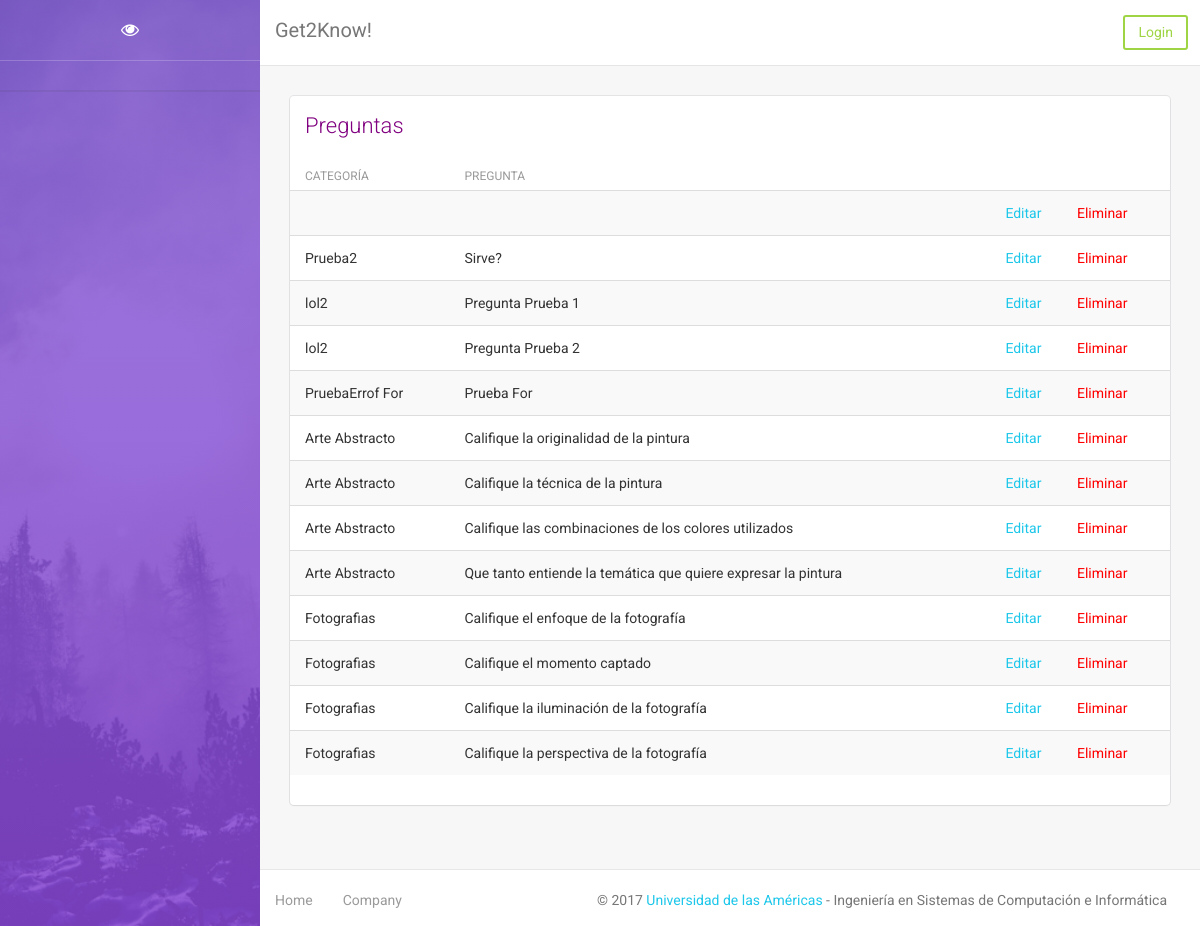
Page /index.php/pregunta_ctrl/obtenerPreguntaC on the committed database.
### tables this page shows
CREATE TABLE `tblpregunta` (
  `idPregunta` int(11) NOT NULL,
  `idCategoria` int(11) NOT NULL,
  `PreguntaC` varchar(150) NOT NULL
);

CREATE TABLE `tblcategoria` (
  `idCategoria` int(11) NOT NULL,
  `NomCategoria` varchar(15) NOT NULL,
  `Esmusica` bit(1) NOT NULL DEFAULT b'0'
);

### application/controllers/pregunta_ctrl.php (called while the page is built, shortened)
<?php
class pregunta_ctrl extends CI_Controller {
	function __construct(){
		$this->load->helper('form');
		$this->load->model('pregunta_model');
	}
	public function obtenerPreguntaC(){
		$data['Preguntas'] = $this->pregunta_model->obtenerPreguntaM();
		$this->load->model('categoria_model', 'c');
		$this->load->view('Vista/MostPregunta_view',$data);
	}
}

### index.php (called while the page is built, shortened)
<?php
require_once BASEPATH.'core/CodeIgniter.php';

### application/models/pregunta_model.php (called while the page is built, shortened)
<?php
class pregunta_model extends CI_Model{
	function obtenerPreguntaM(){
		$query = $this->db->get('tblpregunta');
		if($query->num_rows() > 0) return $query->result_array();
		else return false;
	}
}
?>

### application/models/categoria_model.php (called while the page is built, shortened)
<?php
class categoria_model extends CI_Model{
	function obtenerCategoriaParaDropdownM(){
		$query = $this->db->get('tblcategoria');
		if($query->num_rows() > 0) return $query->result();
		else return false;
	}
}
?>

### application/views/Vista/MostPregunta_view.php (the view, shortened to what this page needs)
<!doctype html>
	<html lang="en">
	<head>
			<link rel="stylesheet" href="http://localhost/Proyecto/assets/css/bootstrap.min.css"); />
			<link rel="stylesheet" href="http://localhost/Proyecto/assets/css/animate.min.css"); />
			<link rel="stylesheet" href="http://localhost/Proyecto/assets/css/light-bootstrap-dashboard.css"); />
			<link rel="stylesheet" href="http://localhost/Proyecto/assets/css/demo.css"); />
	    <link href="http://maxcdn.bootstrapcdn.com/font-awesome/4.2.0/css/font-awesome.min.css" rel="stylesheet">
			<link rel="stylesheet" href="http://localhost/Proyecto/assets/css/pe-icon-7-stroke.css"); />
	</head>
	<body>
	<div class="wrapper">
	    <div class="sidebar" data-color="purple" data-image="http://localhost/Proyecto/assets/img/sidebar-5.jpg">
	    	<div class="sidebar-wrapper">
	            <div class="logo">
	                <a href="http://localhost/Proyecto/content_ctrl/MostrarContenido" class="simple-text">
	                    <i class="fa fa-eye"></i>
	                </a>
	            </div>
	    	</div>
	    </div>
	    <div class="main-panel">
	        <nav class="navbar navbar-default navbar-fixed">
	            <div class="container-fluid">
	                <div class="navbar-header">
	                    <a class="navbar-brand" href="http://localhost/Proyecto/content_ctrl/MostrarContenido">Get2Know!</a>
	                </div>
	                <div class="collapse navbar-collapse">
										<ul class="nav navbar-nav navbar-right">
											<?php
													if($this->session->userdata('is_logged_in'))
													{ ?>
														<li class="dropdown">
		                              <a href="#" class="dropdown-toggle" data-toggle="dropdown">
		                                    Pregunta
		                                    <b class="caret"></b>
		                              </a>
		                              <ul class="dropdown-menu">
		                                <li><a href="http://localhost/Proyecto/pregunta_ctrl/">Crear</a></li>
																		<li><a href="http://localhost/Proyecto/pregunta_ctrl/obtenerPreguntaC">Ver</a></li>
		                              </ul>
		                        </li>
													<li class="dropdown">
	                              <a href="#" class="dropdown-toggle" data-toggle="dropdown">
	                                    Categoría
	                                    <b class="caret"></b>
	                              </a>
	                              <ul class="dropdown-menu">
	                                <li><a href="http://localhost/Proyecto/categoria_ctrl/">Crear</a></li>
																	<li><a href="http://localhost/Proyecto/categoria_ctrl/obtenerCategoriaC">Ver</a></li>
	                              </ul>
	                        </li>
	                        <li class="dropdown">
	                              <a href="#" class="dropdown-toggle" data-toggle="dropdown">
	                                    Mi Arte
	                                    <b class="caret"></b>
	                              </a>
	                              <ul class="dropdown-menu">
	                                <li><a href="http://localhost/Proyecto/content_ctrl/MostrarMiContenido">Ver Mis Artes</a></li>
	                                <li><a href="http://localhost/Proyecto/content_ctrl/">Agregar Nueva Arte</a></li>
	                              </ul>
	                        </li>
	                        <li>
																	<?php echo form_open_multipart('/Login_ctrl/logout');?>
																    	<?= form_submit('','Log Out',"class='btn btn-outline btn-link btn-sm'")?>
																		<?= form_close() ?>
	                        </li>
											<?php } else { ?>
												<li>
																<?php echo form_open_multipart('/Login_ctrl');?>
																		<?= form_submit('','Login',"class='btn btn-lg btn-success btn-block btn-sm'")?>
																	<?= form_close() ?>
												</li>
												<?php } ?>
										</ul>
	                </div>
	            </div>
	        </nav>
	        <div class="content">
							<div class="container-fluid">
	                <div class="row">
	                    <div class="col-md-12">
	                        <div class="card">
	                            <div class="header">
	                                <h4 class="title" style="color:purple">Preguntas</h4>
	                            </div>
	                            <div class="content table-responsive table-full-width">
	                                <table class="table table-hover table-striped">
	                                    <thead>
																					<th>Categoría</th>
																					<th>Pregunta</th>
	                                    </thead>
	                                    <tbody>
																				<?php
																					foreach($Preguntas as $Pregunta)  {
																				?>
																						<td>
																							<?php foreach ($this->c->obtenerCategoriaParaDropdownM() as $categories) {
																								if ($categories->idCategoria==$Pregunta['idCategoria']){ ?>
																									<?php echo $categories->NomCategoria; ?>
																							<?php  } } ?>
																						</td>
																						<td><?php echo $Pregunta['PreguntaC']; ?></td>
																						<td>
																							<a href="<?php echo site_url('pregunta_ctrl/EditarPreguntaC/'.$Pregunta['idPregunta']); ?>">Editar</a>
																						</td>
																						<td>
																							<a href="<?php echo site_url('pregunta_ctrl/borrarPreguntaC/'.$Pregunta['idPregunta']); ?>" style="color:red">Eliminar</a>
																						</td>
																				<?php
																					}
																				?>
	                                    </tbody>
	                                </table>
	                            </div>
	                        </div>
	                    </div>
	                </div>
	            </div>
	        </div>
	        <footer class="footer">
	            <div class="container-fluid">
	                <nav class="pull-left">
	                    <ul>
	                        <li>
	                            <a href="http://localhost/Proyecto/content_ctrl/MostrarContenido">
	                                Home
	                            </a>
	                        </li>
	                        <li>
	                            <a href="http://www.udla.edu.ec">
	                                Company
	                            </a>
	                        </li>
	                    </ul>
	                </nav>
	                <p class="copyright pull-right">
	                    &copy; 2017 <a href="http://www.udla.edu.ec">Universidad de las Américas</a> - Ingeniería en Sistemas de Computación e Informática
	                </p>
	            </div>
	        </footer>
	    </div>
	</div>
	</body>
	</html>

### rows in the picture
tblpregunta: PreguntaC "Sirve?"
tblcategoria: NomCategoria "Prueba2"
tblpregunta: PreguntaC "Pregunta Prueba 1"
tblcategoria: NomCategoria "lol2"
tblpregunta: PreguntaC "Pregunta Prueba 2"
tblpregunta: PreguntaC "Prueba For"
tblcategoria: NomCategoria "PruebaErrof For"
tblpregunta: PreguntaC "Califique la originalidad de la pintura"
tblcategoria: NomCategoria "Arte Abstracto"
tblpregunta: PreguntaC "Califique la técnica de la pintura"
tblpregunta: PreguntaC "Califique las combinaciones de los colores utilizados"
tblpregunta: PreguntaC "Que tanto entiende la temática que quiere expresar la pintura"
tblpregunta: PreguntaC "Califique el enfoque de la fotografía"
tblcategoria: NomCategoria "Fotografias"
tblpregunta: PreguntaC "Califique el momento captado"
tblpregunta: PreguntaC "Califique la iluminación de la fotografía"
tblpregunta: PreguntaC "Califique la perspectiva de la fotografía"
